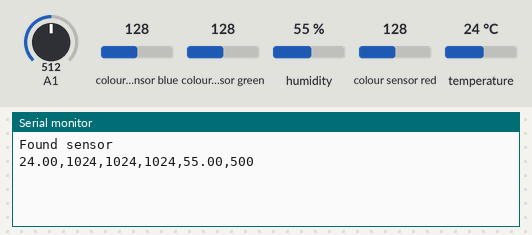
The sketch below on a simulated Arduino Uno, built with avr-gcc and run on an emulated ATmega328P. Shown: the last lines printed to the serial monitor. Inputs (shaded band) come from the test bench; at power-on: colour sensor blue 128, humidity 55 %, colour sensor green 128, A1 = 512, temperature 24 °C, colour sensor red 128.

Above: at 1.2 s.
1.3 s: colour sensor blue set to 5
At 2.6 s:
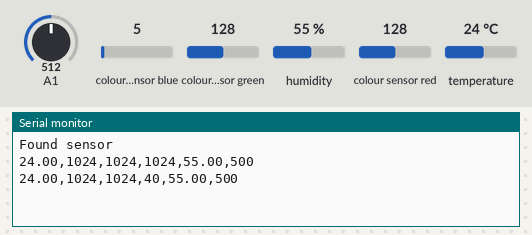
2.8 s: humidity set to 22 %
4.3 s: colour sensor green set to 5
At 4.3 s:
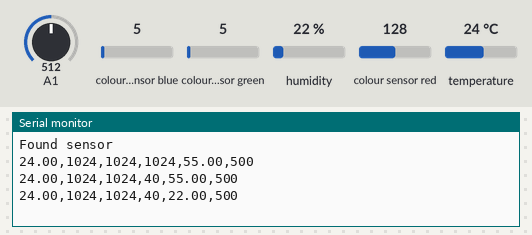
10.4 s: A1 set to 716
At 11.0 s:
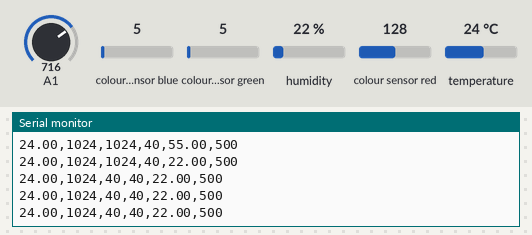
11.9 s: temperature set to 12 °C
At 12.9 s:
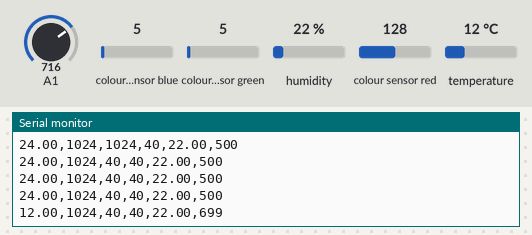
13.4 s: colour sensor red set to 5
At 15.6 s:
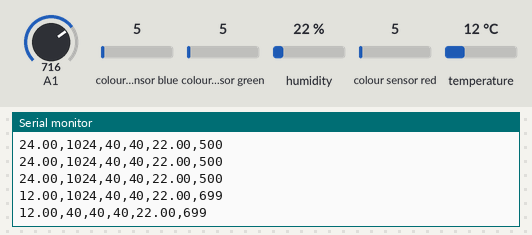

Measured:
- after the input at 1.3 s, the serial monitor: prints a new line after 0.85 s (image 1)
- after the input at 11.9 s, the serial monitor: prints a new line after 0.63 s (image 4)
- after the input at 13.4 s, the serial monitor: prints a new line after 1.2 s (image 5)

The sketch:

finalprojet.ino
```cpp
#include <Wire.h>
#include "Adafruit_TCS34725.h"
#include <dht.h>
#include <time.h>

dht DHT;

#define DHT11_PIN 8

/* Example code for the Adafruit TCS34725 breakout library */

/* Connect SCL to analog 5
  Connect SDA to analog 4
  Connect VDD to 3.3V DC
  Connect GROUND to common ground */

/* Initialise with default values (int time = 2.4ms, gain = 1x) */
// Adafruit_TCS34725 tcs = Adafruit_TCS34725();

/* Initialise with specific int time and gain values */
Adafruit_TCS34725 tcs = Adafruit_TCS34725(TCS34725_INTEGRATIONTIME_700MS, TCS34725_GAIN_1X);
int lightLevel;

void setup()
{
  Serial.begin(9600);
  if (tcs.begin()) {
    Serial.println("Found sensor");
  } else {
    Serial.println("No TCS34725 found ... check your connections");
    while (1);
  }

}
void loop()
{
  lightLevel = analogRead(A1);
  float volts = analogRead(A1) * 5.0 / 1024.0;
  float amps = volts / 10000.0;  // across 10,000 Ohms
  float microamps = amps * 1000000;
  int luxtemt = microamps * 2.0;

  uint16_t r, g, b, c, colorTemp, lux;


  tcs.getRawData(&r, &g, &b, &c);
  colorTemp = tcs.calculateColorTemperature(r, g, b);
  lux = tcs.calculateLux(r, g, b);
  int chk = DHT.read11(DHT11_PIN);
  Serial.print(DHT.temperature);Serial.print(",");
  Serial.print(r, DEC); Serial.print(",");
  Serial.print(g, DEC); Serial.print(",");
  Serial.print(b, DEC); Serial.print(",");
  Serial.print(DHT.humidity);Serial.print(",");
  Serial.print(luxtemt, DEC);
  Serial.print("\n");
  delay(2000);

}
```
